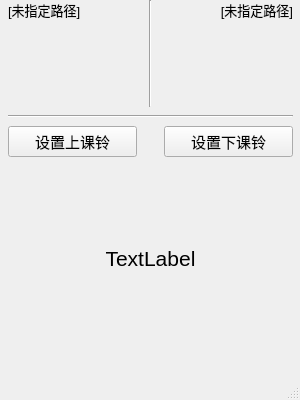
<?xml version="1.0" encoding="UTF-8"?>
<ui version="4.0">
 <class>MainWindow</class>
 <widget class="QMainWindow" name="MainWindow">
  <property name="geometry">
   <rect>
    <x>0</x>
    <y>0</y>
    <width>300</width>
    <height>400</height>
   </rect>
  </property>
  <property name="minimumSize">
   <size>
    <width>300</width>
    <height>400</height>
   </size>
  </property>
  <property name="maximumSize">
   <size>
    <width>300</width>
    <height>400</height>
   </size>
  </property>
  <property name="windowTitle">
   <string>上下课管理</string>
  </property>
  <property name="autoFillBackground">
   <bool>true</bool>
  </property>
  <widget class="QWidget" name="centralwidget">
   <widget class="QWidget" name="gridLayoutWidget">
    <property name="geometry">
     <rect>
      <x>0</x>
      <y>0</y>
      <width>301</width>
      <height>271</height>
     </rect>
    </property>
    <layout class="QGridLayout" name="gridLayout_2">
     <property name="leftMargin">
      <number>8</number>
     </property>
     <property name="rightMargin">
      <number>8</number>
     </property>
     <property name="horizontalSpacing">
      <number>12</number>
     </property>
     <property name="verticalSpacing">
      <number>8</number>
     </property>
     <item row="0" column="1">
      <widget class="Line" name="line">
       <property name="orientation">
        <enum>Qt::Vertical</enum>
       </property>
      </widget>
     </item>
     <item row="2" column="2">
      <widget class="QPushButton" name="leaveset">
       <property name="font">
        <font>
         <family>华文中宋</family>
         <pointsize>11</pointsize>
        </font>
       </property>
       <property name="text">
        <string>设置下课铃</string>
       </property>
      </widget>
     </item>
     <item row="0" column="0">
      <widget class="QLabel" name="patho">
       <property name="font">
        <font>
         <pointsize>10</pointsize>
        </font>
       </property>
       <property name="text">
        <string>[未指定路径]</string>
       </property>
       <property name="alignment">
        <set>Qt::AlignLeading|Qt::AlignLeft|Qt::AlignTop</set>
       </property>
       <property name="wordWrap">
        <bool>true</bool>
       </property>
       <property name="margin">
        <number>10</number>
       </property>
      </widget>
     </item>
     <item row="2" column="0">
      <widget class="QPushButton" name="openset">
       <property name="maximumSize">
        <size>
         <width>16777215</width>
         <height>16777215</height>
        </size>
       </property>
       <property name="font">
        <font>
         <family>华文中宋</family>
         <pointsize>11</pointsize>
        </font>
       </property>
       <property name="text">
        <string>设置上课铃</string>
       </property>
      </widget>
     </item>
     <item row="0" column="2">
      <widget class="QLabel" name="pathl">
       <property name="font">
        <font>
         <pointsize>10</pointsize>
        </font>
       </property>
       <property name="text">
        <string>[未指定路径]</string>
       </property>
       <property name="alignment">
        <set>Qt::AlignRight|Qt::AlignTop|Qt::AlignTrailing</set>
       </property>
       <property name="wordWrap">
        <bool>true</bool>
       </property>
       <property name="margin">
        <number>10</number>
       </property>
      </widget>
     </item>
     <item row="3" column="0" colspan="3">
      <widget class="QLabel" name="timelab">
       <property name="font">
        <font>
         <family>Arial</family>
         <pointsize>16</pointsize>
        </font>
       </property>
       <property name="text">
        <string>TextLabel</string>
       </property>
       <property name="alignment">
        <set>Qt::AlignBottom|Qt::AlignHCenter</set>
       </property>
       <property name="margin">
        <number>6</number>
       </property>
      </widget>
     </item>
     <item row="1" column="0" colspan="3">
      <widget class="Line" name="line_2">
       <property name="orientation">
        <enum>Qt::Horizontal</enum>
       </property>
      </widget>
     </item>
    </layout>
   </widget>
  </widget>
  <widget class="QStatusBar" name="statusbar"/>
 </widget>
 <resources/>
 <connections/>
</ui>
